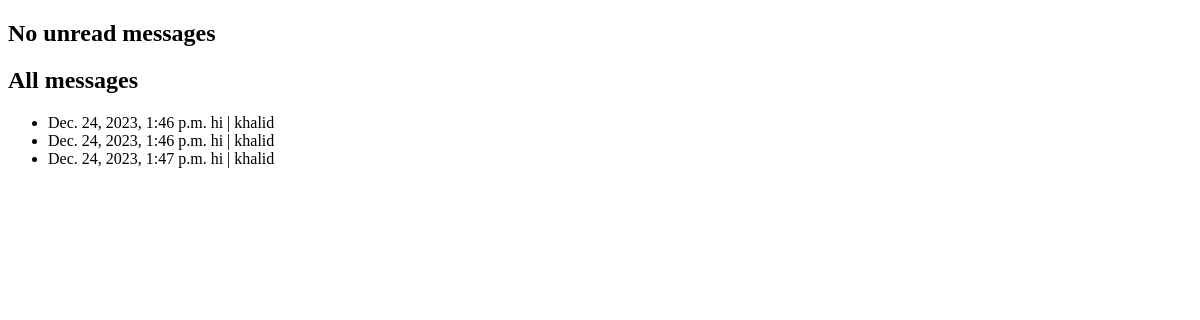
The app's page /chat/messages/ (signed in), older data.
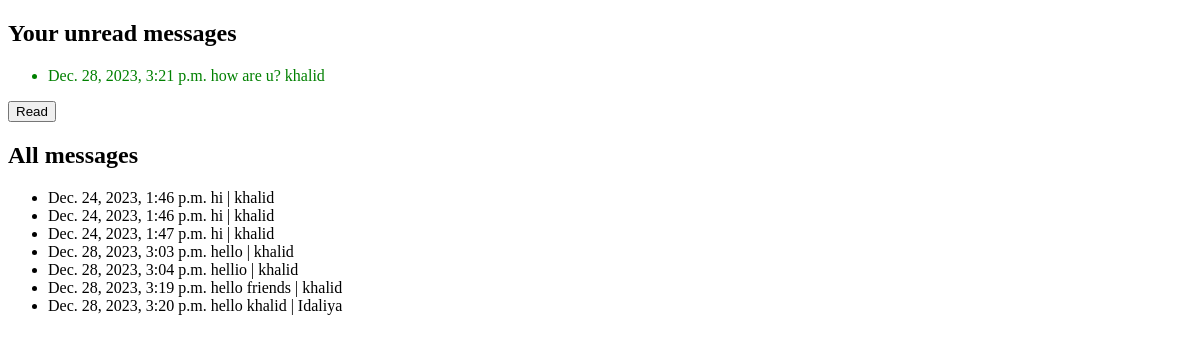
The same page, newer data.
### user/models.py (models this page shows)
class Message(models.Model):
    user = models.ForeignKey(User, on_delete=models.CASCADE)
    sended_at = models.DateTimeField(auto_now_add=True)
    is_read = models.BooleanField(default=False)
    text = models.TextField(blank=False)
    receiver = models.ForeignKey(User, on_delete=models.PROTECT, blank=True, related_name='received_messages', null=True)
    chat_id = models.ForeignKey(Chat, blank=True, null=True, on_delete=models.CASCADE)

### user/views.py (the view)
# urls.py: path("messages/", get_messages, name="messages"),
def get_messages(request: HttpRequest):
    user_chats = User.objects.get(username=request.user.username).chats.all()
    all_messges = Message.objects.filter(Q(receiver=request.user.pk) | Q(chat_id__in=user_chats)).all()
    if request.method == "POST":
        for i in all_messges:
            if not i.is_read:
                i.is_read = True
                i.save()
    read_messages = [ i for i in all_messges if i.is_read]
    unread = [i for i in all_messges if not i.is_read]
    context = {
        "unread": unread,
        "read": read_messages,
        "msgs": all_messges,
    }
    return render(request, "user/received.html", context=context)

### user/templates/user/received.html (shortened to what this page needs)
{% extends "user/index.html" %}
{% block body %}
    {% if unread %}
        <h2>Your unread messages</h2>
        <ul>
        {% for message in unread %}
            <li class="unread"> {{message.sended_at}} {{message.text}} {{message.user}} </li>
        {% endfor %}
        </ul>
        <form method="post">
            <button type="submit">Read</button>
        </form>
    {% else %}
        <h2>No unread messages</h2>
    {% endif %}
    {% if read %}
        <h2>All messages</h2>
        <ul>
            {% for message in read %}
                <li class="read"> {{message.sended_at}} {{message.text}} | {{message.user}} </li>
            {% endfor %}
        </ul>
    {% endif %}
{% endblock body %}

Row changes from the older to the newer data that the page shows:
added Message: sended_at "Dec. 28, 2023, 3:21 p.m.", text "how are u?", user "khalid", shown under "Your unread messages"
added Message: sended_at "Dec. 28, 2023, 3:03 p.m.", text "hello", user "khalid", shown under "All messages"
added Message: sended_at "Dec. 28, 2023, 3:04 p.m.", text "hellio", user "khalid", shown under "All messages"
added Message: sended_at "Dec. 28, 2023, 3:19 p.m.", text "hello friends", user "khalid", shown under "All messages"
added Message: sended_at "Dec. 28, 2023, 3:20 p.m.", text "hello khalid", user "Idaliya", shown under "All messages"
Text that changed along with them:
text no longer shown: "No unread messages"
text now shown: "Your unread messages Read"
